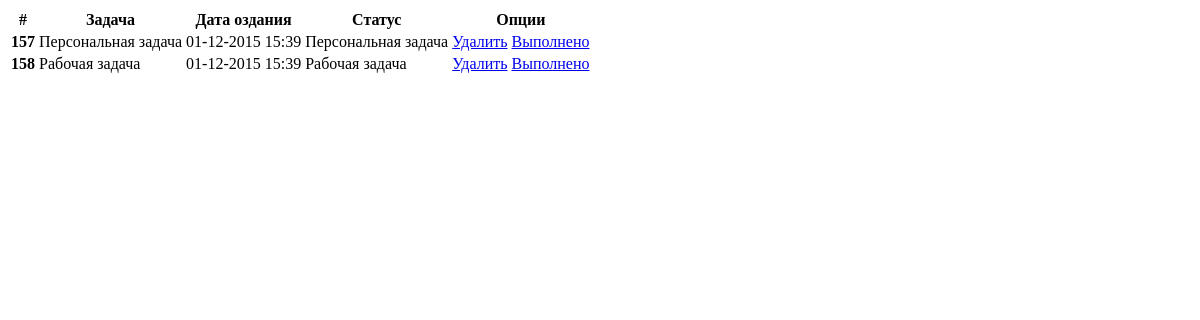
Before: /results/ with the older database file.
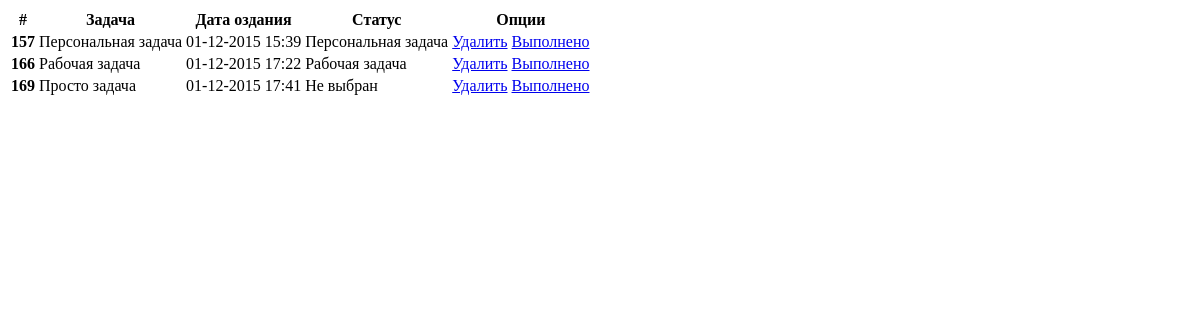
After: the same page with the newer database file.
### apps/todo/models.py (models this page shows, shortened)
class Todo(models.Model):
	title = models.CharField(verbose_name=u'Заголовок', max_length=256)
	text = models.TextField(verbose_name=u'Текст')
	created = models.DateTimeField(verbose_name=u'Дата создания', auto_now_add=True)
	personal = models.BooleanField(verbose_name=u'Персональная задача', default=False)
	work = models.BooleanField(verbose_name=u'Рабочая задача', default=False)
	is_done = models.BooleanField(verbose_name=u'Выполнено', default=False)
	class Meta:
		ordering = ['created']
		verbose_name = u'Задача'
		verbose_name_plural = u'Задачи'

### apps/views.py (the view)
# urls.py: url(r'^results/$', 'apps.views.todos', name='todos'),
def todos(request):
	todos = Todo.objects.all()
	if 'personal' in request.GET and request.GET['personal']:
		personal = request.GET['personal']
		todos = todos.filter(Q(personal=True))
	if 'work' in request.GET and request.GET['work']:
		work = request.GET['work']
		todos = todos.filter(Q(work=True))
	return render(request, 'results.html', locals())

### templates/results.html (shortened to what this page needs)
<table class="table table-bordered">
    <thead>
    <tr>
        <th>#</th>
        <th>Задача</th>
        <th>Дата оздания</th>
        <th>Статус</th>
        <th colspan="2" class="text-center">Опции</th>
    </tr>
    </thead>
    <tbody>
    {% for todo in todos %}
        <tr class="todo_active">
            <th scope="row">{{ todo.id }}</th>
            <td>{{ todo.title }}</td>
            <td>{{ todo.created|date:'d-m-Y H:i' }}</td>
            <td class="status_todo">
                {% if todo.personal %}
                    Персональная задача
                {% elif todo.work %}
                    Рабочая задача
                {% else %}
                    Не выбран
                {% endif %}
            </td>
            <td class="text-center"><a href="{% url 'del_todo' todo.id %}" data-id="{{ todo.id }}"
                                       data-token="{{ csrf_token }}"
                                       class="del_todo">Удалить</a></td>
            <td class="text-center"><a href="{% url 'done_todo' todo.id %}" data-id="{{ todo.id }}"
                                       data-token="{{ csrf_token }}"
                                       class="done_todo">Выполнено</a></td>
        </tr>
    {% endfor %}
    </tbody>
</table>

Changed rows visible on the page:
removed Todo: id "158", title "Рабочая задача", created "01-12-2015 15:39", personal "Рабочая задача"
added Todo: id "166", title "Рабочая задача", created "01-12-2015 17:22", personal "Рабочая задача"
added Todo: id "169", title "Просто задача", created "01-12-2015 17:41", personal "Не выбран"
